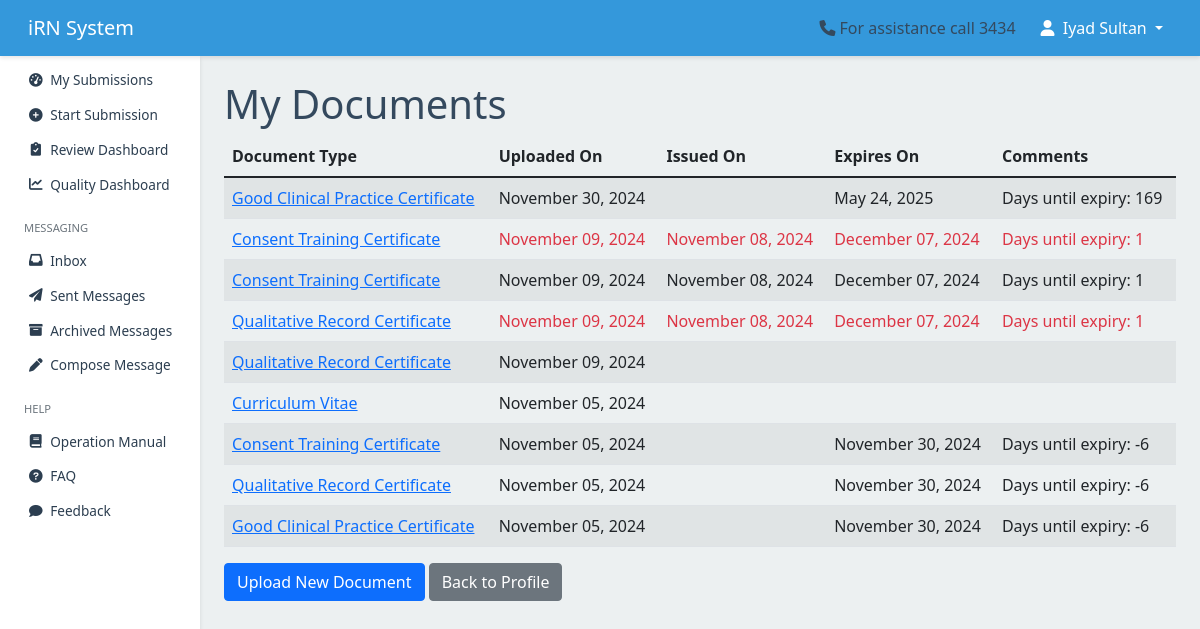
The app's page /users/view_documents/ (signed in) with its own data.
### users/models.py (models this page shows, shortened)
class Document(models.Model):
    DOCUMENT_CHOICES = [
        ('GCP', 'Good Clinical Practice Certificate'),
        ('QRC', 'Qualitative Record Certificate'),
        ('CTC', 'Consent Training Certificate'),
        ('CV', 'Curriculum Vitae'),
        ('Other', 'Other'),
    ]
    user = models.ForeignKey(User, on_delete=models.CASCADE, related_name='documents')
    document_type = models.CharField(max_length=20, choices=DOCUMENT_CHOICES)
    other_document_name = models.CharField(max_length=255, blank=True, null=True)
    issue_date = models.DateField(null=True, blank=True)
    expiry_date = models.DateField(blank=True, null=True)
    file = models.FileField(upload_to='documents/')
    uploaded_at = models.DateTimeField(auto_now_add=True)
    class Meta:
        ordering = ['-uploaded_at']
        indexes = [
            models.Index(fields=['document_type', 'expiry_date'])
        ]

### users/views.py (the view)
# urls.py: path('view_documents/', views.view_documents, name='view_documents'),
@login_required
def view_documents(request):
    try:
        documents = request.user.documents.all()
        documents_with_expiry = [{
            'document': document,
            'days_until_expiry': (document.expiry_date - date.today()).days if document.expiry_date else None,
            'file_extension': os.path.splitext(document.file.name)[1].lower()
        } for document in documents]
        return render(request, 'users/view_documents.html', {'documents': documents_with_expiry})
    except Exception as e:
        users_logger.error(f"Error viewing documents: {str(e)}", exc_info=True)
        messages.error(request, 'Error loading documents. Please try again.')
        return redirect('users:profile')

### users/templates/users/view_documents.html (shortened to what this page needs)
{% extends 'users/base.html' %}
{% load crispy_forms_tags %}
{% block content %}
<h1>My Documents</h1>
{% if documents %}
    <table class="table table-striped">
        <thead>
            <tr>
                <th>Document Type</th>
                <th>Uploaded On</th>
                <th>Issued On</th>
                <th>Expires On</th>
                <th>Comments</th>
            </tr>
        </thead>
        <tbody>
        {% for doc_info in documents %}
            <tr {% if doc_info.days_until_expiry < 30 and doc_info.days_until_expiry >= 0 %}class="text-danger"{% endif %}>
                <td>
                    <a href="{% url 'users:display_document' doc_info.document.id %}" class="document-link" data-document-type="{{ doc_info.document.get_document_type_display }}" data-file-extension="{{ doc_info.file_extension }}" {% if doc_info.file_extension == '.pdf' %}target="_blank"{% endif %}>
                        {% if doc_info.document.document_type == 'Other' %}
                            {{ doc_info.document.other_document_name }}
                        {% else %}
                            {{ doc_info.document.get_document_type_display }}
                        {% endif %}
                    </a>
                </td>
                <td>{{ doc_info.document.uploaded_at|date:"F d, Y" }}</td>
                <td>{{ doc_info.document.issue_date|date:"F d, Y" }}</td>
                <td>{{ doc_info.document.expiry_date|date:"F d, Y" }}</td>
                <td>
                    {% if doc_info.days_until_expiry is not None %}
                        Days until expiry: {{ doc_info.days_until_expiry }}
                    {% endif %}
                </td>
            </tr>
        {% endfor %}
        </tbody>
    </table>
{% else %}
    <p>You haven't uploaded any documents yet.</p>
{% endif %}
<div class="mt-3">
    <a href="{% url 'users:upload_document' %}" class="btn btn-primary">Upload New Document</a>
    <a href="{% url 'users:profile' %}" class="btn btn-secondary">Back to Profile</a>
</div>
{% endblock %}

### users/templates/users/base.html (shortened to what this page needs)
{% load static %}
<!DOCTYPE html>
<html lang="en">
<head>
    {% load static %}
    <link href="https://cdn.jsdelivr.net/npm/bootstrap@5.1.3/dist/css/bootstrap.min.css" rel="stylesheet">
    <link href="https://cdnjs.cloudflare.com/ajax/libs/font-awesome/6.0.0-beta3/css/all.min.css" rel="stylesheet">
    <link href="https://cdn.jsdelivr.net/npm/select2@4.1.0-rc.0/dist/css/select2.min.css" rel="stylesheet">
    <link href="https://cdn.jsdelivr.net/npm/select2-bootstrap-5-theme@1.3.0/dist/select2-bootstrap-5-theme.min.css" rel="stylesheet">
</head>
<body>
    <nav class="navbar navbar-expand-lg navbar-dark">
        <div class="container-fluid">
            <a class="navbar-brand" href="/">iRN System</a>
            <div class="collapse navbar-collapse justify-content-end" id="navbarNav">
                <span class="me-3"><i class="fas fa-phone me-1"></i>For assistance call 3434</span>
                {% if user.is_authenticated %}
                    <ul class="navbar-nav">
                        <li class="nav-item dropdown">
                            <button class="nav-link dropdown-toggle btn btn-link"
                                    id="userDropdown"
                                    data-bs-toggle="dropdown"
                                    aria-expanded="false">
                                <i class="fas fa-user me-1"></i>
                                {{ user.get_full_name|default:user.username }}
                            </button>
                        </li>
                    </ul>
                {% endif %}
            </div>
        </div>
    </nav>
    <div class="container-fluid">
        <div class="row">
            <nav class="sidebar" id="sidebar">
                <div class="position-sticky">
                    <ul class="nav flex-column">
                        <li class="nav-item">
                            <a class="nav-link {% if request.resolver_match.url_name == 'dashboard' %}active{% endif %}"
                               href="{% url 'submission:dashboard' %}">
                                <i class="fas fa-tachometer-alt"></i>
                                <span>My Submissions</span>
                            </a>
                        </li>
                        <li class="nav-item">
                            <a class="nav-link {% if request.resolver_match.url_name == 'start_submission' %}active{% endif %}"
                               href="{% url 'submission:start_submission' %}">
                                <i class="fas fa-plus-circle"></i>
                                <span>Start Submission</span>
                            </a>
                        </li>
                        <li class="nav-item">
                            {% if request.user.groups.all|dictsort:"name"|join:"," in "IRB,OSAR,RC" %}
                            <a class="nav-link {% if request.resolver_match.url_name == 'review_dashboard' %}active{% endif %}"
                               href="{% url 'review:review_dashboard' %}">
                                <i class="fas fa-clipboard-check"></i>
                                <span>Review Dashboard</span>
                            </a>
                            {% endif %}
                        </li>
                        <li class="nav-item">
                            <a href="{% url 'review:quality_dashboard' %}" class="nav-link">
                                <i class="fas fa-chart-line"></i> Quality Dashboard
                            </a>
                        </li>
                        <li class="nav-item mt-3">
                            <div class="sidebar-heading px-3 py-2 text-muted small text-uppercase">
                                Messaging
                            </div>
                        </li>
                        <li class="nav-item">
                            <a class="nav-link {% if request.resolver_match.url_name == 'inbox' %}active{% endif %}"
                               href="{% url 'messaging:inbox' %}">
                                <i class="fas fa-inbox"></i>
                                <span>Inbox</span>
                            </a>
                        </li>
                        <li class="nav-item">
                            <a class="nav-link {% if request.resolver_match.url_name == 'sent_messages' %}active{% endif %}"
                               href="{% url 'messaging:sent_messages' %}">
                                <i class="fas fa-paper-plane"></i>
                                <span>Sent Messages</span>
                            </a>
                        </li>
                        <li class="nav-item">
                            <a class="nav-link {% if request.resolver_match.url_name == 'archived_messages' %}active{% endif %}"
                               href="{% url 'messaging:archived_messages' %}">
                                <i class="fas fa-archive"></i>
                                <span>Archived Messages</span>
                            </a>
                        </li>
                        <li class="nav-item">
                            <a class="nav-link {% if request.resolver_match.url_name == 'compose_message' %}active{% endif %}"
                               href="{% url 'messaging:compose_message' %}">
                                <i class="fas fa-pen"></i>
                                <span>Compose Message</span>
                            </a>
                        </li>
                        <li class="nav-item mt-3">
                            <div class="sidebar-heading px-3 py-2 text-muted small text-uppercase">
                                Help
                            </div>
                        </li>
                        <li class="nav-item">
                            <a class="nav-link" href="{% url 'users:operation_manual' %}" target="_blank">
                                <i class="fas fa-book"></i>
                                <span>Operation Manual</span>
                            </a>
                        </li>
                        <li class="nav-item">
                            <a class="nav-link" href="{% url 'users:faq' %}">
                                <i class="fas fa-question-circle"></i>
                                <span>FAQ</span>
                            </a>
                        </li>
                        <li class="nav-item">
                            <a class="nav-link" href="{% url 'feedback:submit_feedback' %}">
                                <i class="fas fa-comment"></i>
                                <span>Feedback</span>
                            </a>
                        </li>
                    </ul>
                </div>
            </nav>
            <main class="main-content">
                {% block content %}{% endblock %}
            </main>
        </div>
    </div>
</body>
</html>

### users/templates/users/base.html (style rules this page uses)
:root { --primary-color: #3498db; --secondary-color: #2c3e50; --background-color: #ecf0f1; --text-color: #34495e; --sidebar-width: 200px; --navbar-height: 56px; --shadow-sm: 0 2px 4px rgba(0,0,0,.1); --shadow-md: 0 4px 6px rgba(0,0,0,.1); --transition-default: all 0.3s ease; }
body { font-family: 'Segoe UI', Tahoma, Geneva, Verdana, sans-serif; background-color: var(--background-color); color: var(--text-color); min-height: 100vh; padding-top: var(--navbar-height); }
.navbar { background-color: var(--primary-color); box-shadow: var(--shadow-sm); height: var(--navbar-height); padding: 0 1rem; z-index: 1030; position: fixed; top: 0; right: 0; left: 0; }
.navbar-brand, .navbar-nav .nav-link { color: white !important; }
.sidebar { position: fixed; top: var(--navbar-height); left: 0; width: var(--sidebar-width); height: calc(100vh - var(--navbar-height)); background-color: white; box-shadow: var(--shadow-sm); padding-top: 0.5rem; z-index: 1020; overflow-y: auto; }
.sidebar .nav-link { color: var(--secondary-color); padding: 0.4rem 0.75rem; border-left: 3px solid transparent; transition: var(--transition-default); display: flex; align-items: center; gap: 0.35rem; font-size: 0.85rem; margin-bottom: 0.1rem; }
.sidebar .nav-link i { width: 1.1rem; text-align: center; }
.sidebar-heading { padding: 0.3rem 0.75rem !important; margin-bottom: 0.2rem !important; font-size: 0.7rem !important; }
.sidebar .nav-item.mt-3 { margin-top: 0.75rem !important; }
.main-content { margin-left: var(--sidebar-width); padding: 1.5rem; min-height: calc(100vh - var(--navbar-height)); width: calc(100% - var(--sidebar-width)); }
.table td { vertical-align: middle; }

### records on screen
Document: document.document_type "Good Clinical Practice Certificate", document.uploaded_at "November 30, 2024", document.expiry_date "May 24, 2025", days_until_expiry "169"
Document: document.document_type "Consent Training Certificate", document.uploaded_at "November 09, 2024", document.issue_date "November 08, 2024", document.expiry_date "December 07, 2024", days_until_expiry "1"
Document: document.document_type "Consent Training Certificate", document.uploaded_at "November 09, 2024", document.issue_date "November 08, 2024", document.expiry_date "December 07, 2024", days_until_expiry "1"
Document: document.document_type "Qualitative Record Certificate", document.uploaded_at "November 09, 2024", document.issue_date "November 08, 2024", document.expiry_date "December 07, 2024", days_until_expiry "1"
Document: document.document_type "Qualitative Record Certificate", document.uploaded_at "November 09, 2024"
Document: document.document_type "Curriculum Vitae", document.uploaded_at "November 05, 2024"
Document: document.document_type "Consent Training Certificate", document.uploaded_at "November 05, 2024", document.expiry_date "November 30, 2024", days_until_expiry "-6"
Document: document.document_type "Qualitative Record Certificate", document.uploaded_at "November 05, 2024", document.expiry_date "November 30, 2024", days_until_expiry "-6"
Document: document.document_type "Good Clinical Practice Certificate", document.uploaded_at "November 05, 2024", document.expiry_date "November 30, 2024", days_until_expiry "-6"

### other values on screen
{{ user.get_full_name|default:user.username }} "Iyad Sultan"
